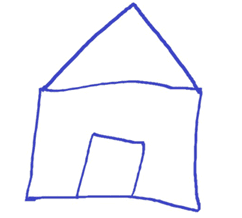
#> input picture ImageSegmentationOpenCV/approx_contours_and_convex_hull.png, 242 x 218 px
$ python approx_contours_and_convex_hull.py
#> lines starting #> are read from the running program, lines starting #| are printed output that depends on the picture; after the words box and inside, x2 and y2 are one past the last pixel; in counts of white or black regions, pixels touching at a corner belong together
# https://circuitdigest.com/tutorial/image-segmentation-using-opencv

import cv2
import numpy as np

# Load the image and keep a copy
image = cv2.imread('approx_contours_and_convex_hull.png')
#> image is the input picture: shape (218, 242, 3); mean B, G, R 251.5, 245.4, 244.9
orig_img = image.copy()

# cv2.namedWindow("Input Image", cv2.WINDOW_NORMAL)
cv2.imshow("Input Image", image)
cv2.waitKey(0)

# Grayscale an binarize the image
gray = cv2.cvtColor(image, cv2.COLOR_BGR2GRAY)
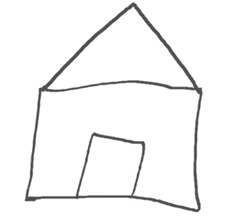
#> gray: shape (218, 242); min 68, max 255, mean 245.9
ret, thresh = cv2.threshold(gray, 127, 255, cv2.THRESH_BINARY_INV)
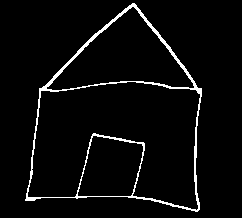
#> thresh: shape (218, 242); 4% white in thin lines or dots, all inside (x1, y1, x2, y2) = (25, 3, 202, 212)

contours, hierarchy = cv2.findContours(thresh.copy(), cv2.RETR_LIST, cv2.CHAIN_APPROX_NONE)
#> contours = 4 contours; box (x1, y1, x2, y2) and area: (25, 3, 202, 212) 25313, (27, 81, 201, 211) 14925, (46, 6, 195, 91) 6054, (77, 135, 144, 197) 3100

# Iterate through each contour and compute bounding rectangle
for c in contours:
    x, y, w, h = cv2.boundingRect(c)
    cv2.rectangle(orig_img, (x, y), (x + w, y + h), (0, 0, 255), 2)
    cv2.imshow("Bounding Rect", orig_img)
#> this loop made 4 passes
#> (x, y, w, h) on passes 1 to 4: (77, 135, 67, 62), (27, 81, 174, 130), (46, 6, 149, 85), (25, 3, 177, 209)
#> pass 1, `cv2.imshow("Bounding Rect", orig_img)`:
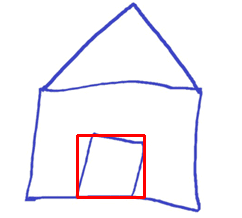
#> window 'Bounding Rect': shape (218, 242, 3); mean B, G, R 248.1, 242.4, 245.8
#> pass 2, `cv2.imshow("Bounding Rect", orig_img)`:
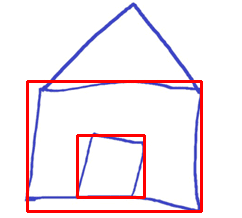
#> window 'Bounding Rect': shape (218, 242, 3); mean B, G, R 239.6, 234.3, 246.5
#> after the loop:
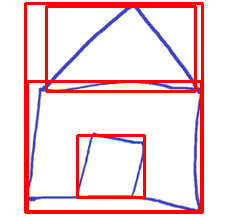
#> orig_img: shape (218, 242, 3); 10.5% of pixels changed, all inside (x1, y1, x2, y2) = (24, 2, 204, 214)

cv2.waitKey(0)

# Iterate through each contour and compute the approx contour
# Calculate accuracy as a percent of contour perimeter
for c in contours:
    # True stands for closed curve in both cases
    accuracy = 0.03 * cv2.arcLength(c, True)
    approx = cv2.approxPolyDP(c, accuracy, True)
    cv2.drawContours(image, [approx], 0, (0, 255, 0), 2)
    cv2.imshow("Approx PolyDP", image)
#> this loop made 4 passes
#> (accuracy, approx) on passes 1, 3: (6.92, [[93, 135], [142, 144], [130, 196], [77, 195]]), (11.58, [[194, 86], [46, 88], [132, 6]])
#> accuracy on passes 2, 4: 21.14, 20.17
#> pass 1, `cv2.imshow("Approx PolyDP", image)`:
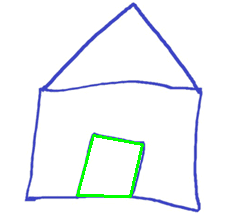
#> window 'Approx PolyDP': shape (218, 242, 3); mean B, G, R 248.9, 246.5, 243.1
#> after the loop:
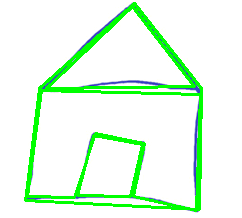
#> image: shape (218, 242, 3); 9.65% of pixels changed, all inside (x1, y1, x2, y2) = (24, 2, 203, 212)

cv2.waitKey(0)

cv2.destroyAllWindows()
